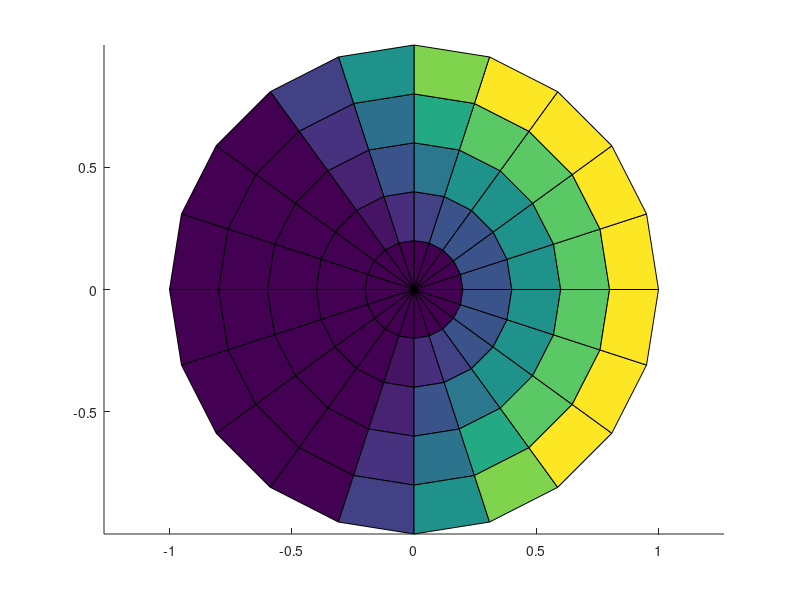

Write the MATLAB code that produced this figure.
%% Color circle HSV
% Adapted from: http://stackoverflow.com/questions/3339692/modeling-hsv-color-space-in-matlab

radius = 0:0.2:1;
% radius = sqrt(radius);
angle = 0:0.05:1;

X = radius'*cos(2*pi*angle);
Y = radius'*sin(2*pi*angle);

H = repmat(linspace(0,1,length(angle)),length(radius),1);
S = ones(length(radius),length(angle));
V = repmat(linspace(0,1,length(radius))',1,length(angle));

hsvImage = cat(3,H,S,V);
C = hsv2rgb(hsvImage);

close all

figure
hold on

for r = 1:length(radius)-1
    for a = 1:length(angle)-1
        x = X(r:r+1,a:a+1);
        y = Y(r:r+1,a:a+1);
        fill(x([1 2 4 3]),y([1 2 4 3]),C(r,a,:))
        % patch works just as good ...
    end
end

axis equal